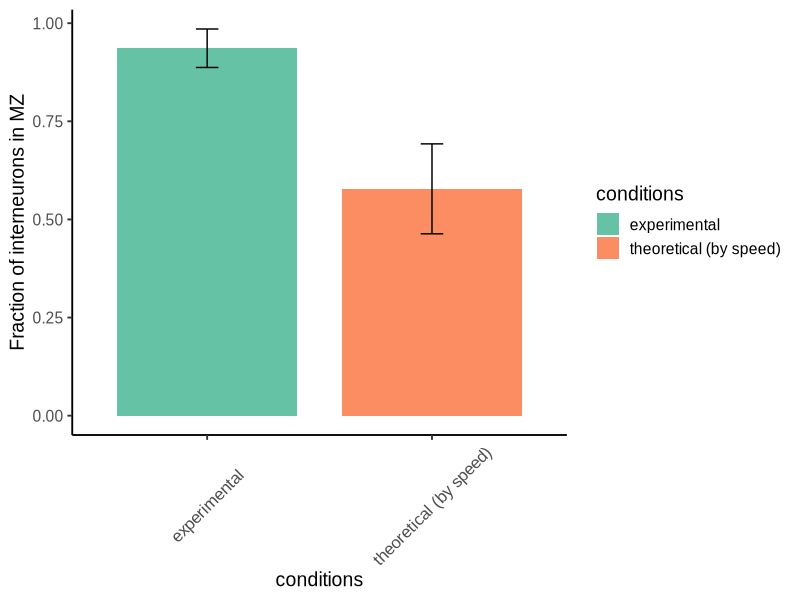

This figure's R source:
library (ggplot2)
K1 <-read.csv("kik_sp.csv", header = TRUE)

Kik <- ggplot(K1, aes(x=conditions, y=cells.at.MZ, fill=conditions)) + 
  scale_fill_brewer(palette="Set2") +
  geom_bar(position=position_dodge(0.8), stat="identity", width = 0.8) +
  geom_errorbar(aes(ymin=cells.at.MZ-se, ymax=cells.at.MZ+se),
                width=0.1,colour="black",  # Width of the error bars
                position=position_dodge(0.8)) +
  ylab("Fraction of interneurons in MZ")+
  theme_classic(base_family = "Arial", base_size = 14) +
  theme(axis.text.x= element_text(angle=45, vjust=0.5, size=12)) 

#matrix created by count data from Kikume_migration.ods
fMZ <-matrix(c(132, 28, 9, 20),nrow = 2,
             dimnames = list(c("Experiment", "Theoretical"),c("remainMZ", "leaveMZ")))
pval_fmz <-fisher.test(fMZ, conf.level = 0.99)$p.value
